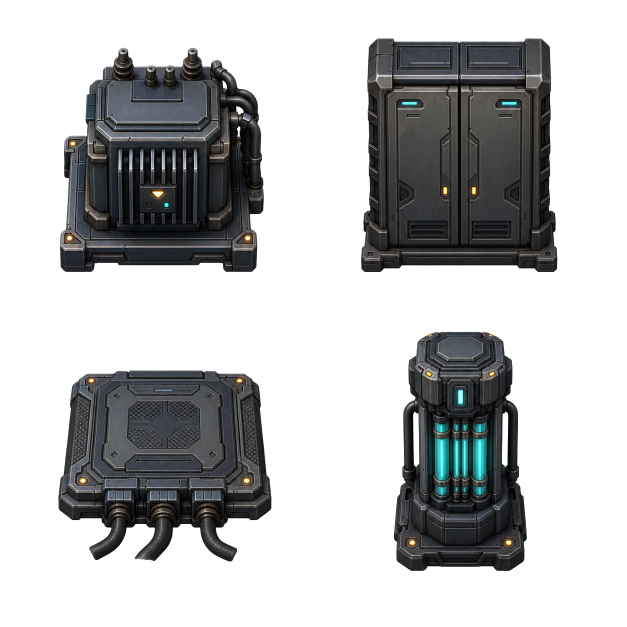
#> input picture play/last-bastion/art/production-tests/object-batch-o6/power-infrastructure-v1-alpha-extracted.png, 1254 x 1254 px, given in place of ventilation-ducts-v1-chroma.png, which was not available (shown at 1/2 size)
$ python normalize_object_batch_o6.py
#> lines starting #> are read from the running program, lines starting #| are printed output that depends on the picture; pictures that were not available may be replaced by others from this repository, and a replacement may not be noted
"""Build deterministic Object Batch O6 structural accent atlases."""
from pathlib import Path
from shutil import copy2
from PIL import Image, ImageDraw

ROOT = Path(__file__).resolve().parent
NEAREST = Image.Resampling.NEAREST
PARTS = {
    "ventilation-ducts-v1": "VENTILATION / DUCTS",
    "storage-logistics-v1": "STORAGE / LOGISTICS",
    "power-infrastructure-v1": "POWER INFRASTRUCTURE",
}


def restore(name: str) -> None:
#> called with name = 'ventilation-ducts-v1'
    source = Image.open(ROOT / f"{name}-chroma.png").convert("RGB")
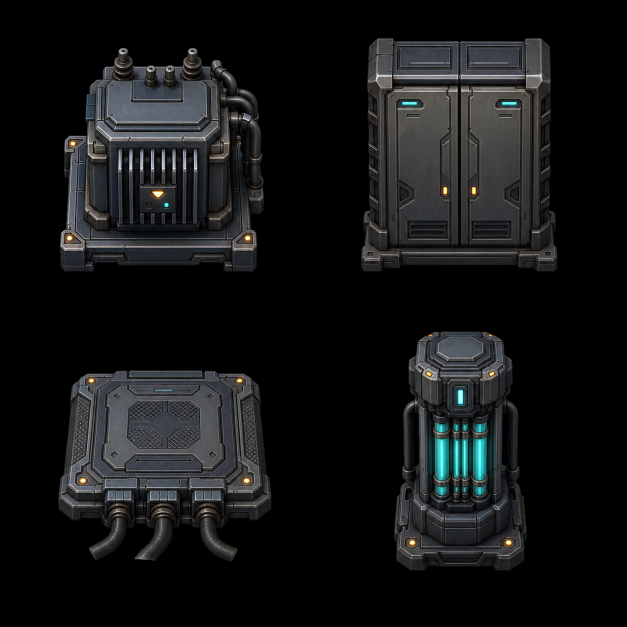
#> source: PIL image 1254x1254 RGB (shown at 1/2 size); mean R, G, B 19.5, 20.5, 21.1
    extracted = Image.open(ROOT / f"{name}-alpha-extracted.png").convert("RGBA")
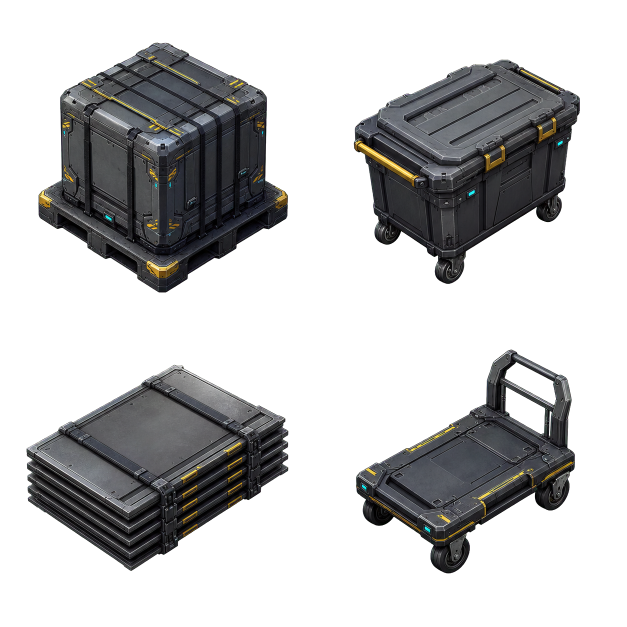
#> input picture play/last-bastion/art/production-tests/object-batch-o6/storage-logistics-v1-alpha-extracted.png, 1254 x 1254 px, given in place of ventilation-ducts-v1-alpha-extracted.png, which was not available (shown at 1/2 size)
#> extracted is the input picture: PIL image 1254x1254 RGBA; mean R, G, B, A 21.8, 21.8, 22.3, 83.1
    output = Image.composite(source, extracted.convert("RGB"), extracted.getchannel("A")).convert("RGBA")
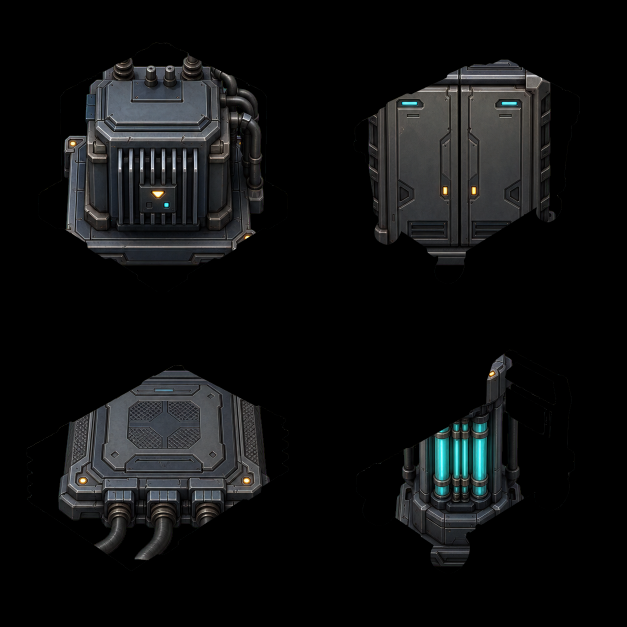
#> output: PIL image 1254x1254 RGBA (shown at 1/2 size); mean R, G, B, A 14.7, 15.7, 16.1, 255
    output.putalpha(extracted.getchannel("A"))
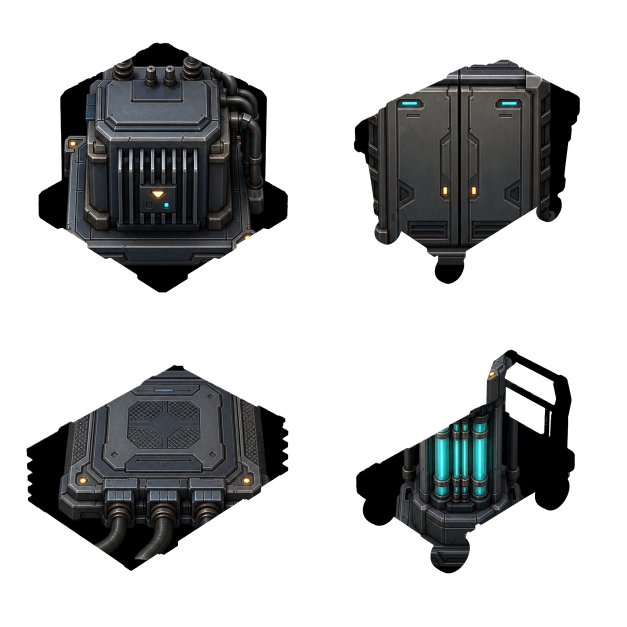
#> output: PIL image 1254x1254 RGBA (shown at 1/2 size); mean R, G, B, A 14.7, 15.7, 16.1, 83.1; transparent parts drawn white
    output.save(ROOT / f"{name}.png", optimize=True)


def normalize(name: str, size: int) -> Image.Image:
    source = Image.open(ROOT / f"{name}.png").convert("RGBA")
    output = Image.new("RGBA", (size * 2, size * 2), (0, 0, 0, 0))
    for row in range(2):
        for column in range(2):
            cell = source.crop((round(column * source.width / 2), round(row * source.height / 2), round((column + 1) * source.width / 2), round((row + 1) * source.height / 2)))
            output.alpha_composite(cell.resize((size, size), NEAREST), (column * size, row * size))
    output.save(ROOT / f"{name}-{size}.png", optimize=True)
    return output


def validate(name: str) -> None:
#> called with name = 'ventilation-ducts-v1'
    alpha = Image.open(ROOT / f"{name}.png").convert("RGBA").getchannel("A")
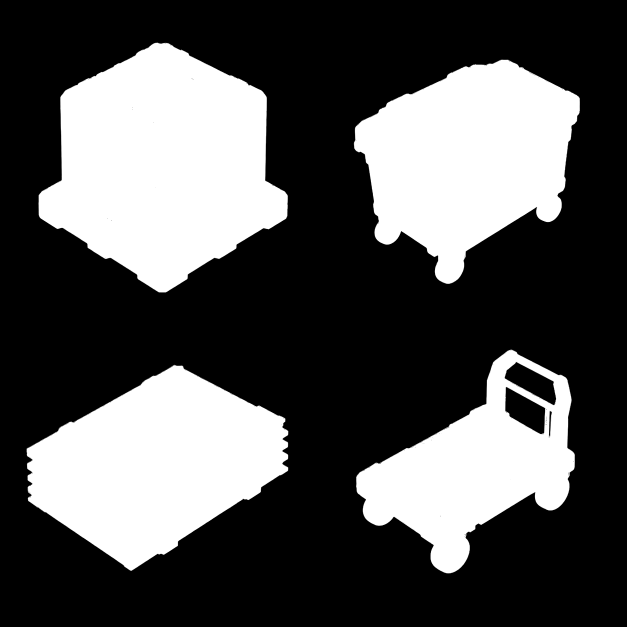
#> alpha: PIL image 1254x1254 L (shown at 1/2 size); min 0, max 255, mean 83.1
    if alpha.getextrema() != (0, 255):
        raise ValueError(f"{name} must contain transparent and opaque pixels")
    for point in ((0, 0), (alpha.width - 1, 0), (0, alpha.height - 1), (alpha.width - 1, alpha.height - 1)):
        if alpha.getpixel(point) != 0:
            raise ValueError(f"{name}: non-transparent corner at {point}")
    for row in range(2):
        for column in range(2):
            cell = alpha.crop((column * alpha.width // 2, row * alpha.height // 2, (column + 1) * alpha.width // 2, (row + 1) * alpha.height // 2))
            if cell.getbbox() is None:
                raise ValueError(f"{name}: empty atlas cell {row},{column}")


def main() -> None:
    for name in PARTS:
        restore(name)
        validate(name)
    masters = {name: normalize(name, 384) for name in PARTS}
    for name in PARTS:
        normalize(name, 256)
        normalize(name, 128)
    canvas = Image.new("RGBA", (1200, 2150), (15, 22, 32, 255))
    draw = ImageDraw.Draw(canvas)
    draw.text((24, 18), "OBJECT BATCH O6 / STRUCTURAL ACCENTS / 4K PREFLIGHT", fill=(231, 240, 246, 255))
    y = 70
    for name, label in PARTS.items():
        draw.text((24, y), label, fill=(117, 224, 239, 255))
        canvas.alpha_composite(masters[name].resize((768, 768), NEAREST), (24, y + 28))
        y += 450
    draw.text((24, 2070), "Structural accent candidates; no interaction, collision, targets, telegraphs, or gameplay values baked in.", fill=(184, 202, 216, 255))
    canvas.convert("RGB").save(ROOT / "object-batch-o6-contact-sheet.png", optimize=True)
    runtime_dir = ROOT.parents[2] / "game-assets"
    runtime_dir.mkdir(parents=True, exist_ok=True)
    for name in PARTS:
        for size in (256, 128):
            copy2(ROOT / f"{name}-{size}.png", runtime_dir / f"{name}-{size}.png")
    print("Wrote Object Batch O6 masters and runtime derivatives")


if __name__ == "__main__":
#> (the run stopped early here; a loop or call above may not have finished)
